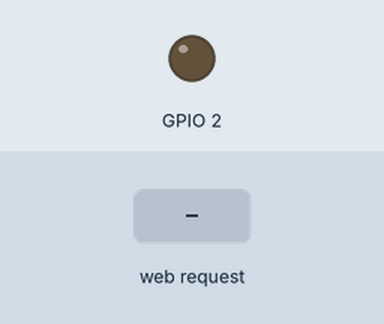
Bench run of a sketch on a simulated ESP8266 (NodeMCU). On the bench: output pins drawn as LEDs (lit = HIGH). Inputs (shaded band) come from the test bench. WiFi joins after 1.5 s; servers stay silent unless stated; what the sketch prints to the serial monitor is not drawn.

Above: at 2.7 s.
2.8 s: HTTP request GET /2/off received
At 4.0 s:
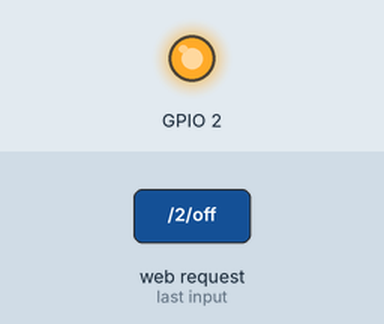
4.3 s: HTTP request GET /2/on received
At 5.1 s:
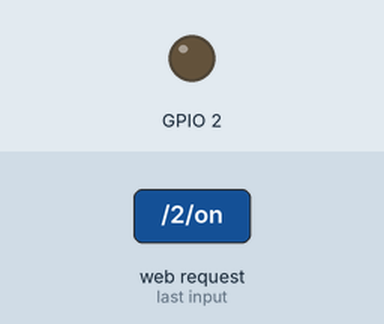
Timing chart, 0 to 7.3 s (numbered marks = the images above; inputs shaded):
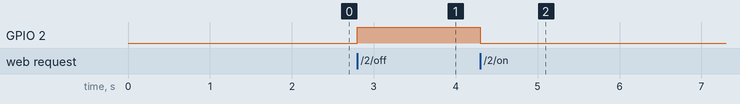

The sketch:

WiFiClient.ino
```cpp
#include <ESP8266WiFi.h>
#include <WiFiClient.h>
#include <ESP8266WebServer.h>


#ifndef STASSID
#define STASSID "<ssid>"
#define STAPSK  "<pass>"
#endif

const char* ssid     = STASSID;
const char* password = STAPSK;

String estadoLed = "off";

ESP8266WebServer server(80);

IPAddress ip(192,168,1,240);
IPAddress gateway(192,168,1,1);
IPAddress netmask(255,255,255,0);

void handleRoot() {

  String content = "<!DOCTYPE html><html>";
        content += "<head><meta name=\"viewport\" content=\"width=device-width, initial-scale=1\">";
        content += "<link rel=\"icon\" href=\"data:,\">";
        content += "<style>html { font-family: Helvetica; display: inline-block; margin: 0px auto; text-align: center;}";
        content += ".button { background-color: #195B6A; border: none; color: white; padding: 16px 40px;";
        content += "text-decoration: none; font-size: 30px; margin: 2px; cursor: pointer;}";
        content += ".button2 {background-color: #77878A;}</style></head>";
        content += "<body><h1> Web Server</h1>";
        content += "<p>LED : " + estadoLed + "</p>";
        if (estadoLed=="off") {
          content += "<p><a href=\"/2/on\"><button class=\"button\">ON</button></a></p>";
        } else {
          content += "<p><a href=\"/2/off\"><button class=\"button button2\">OFF</button></a></p>";
        }
        content += "</body></html>";
  server.send(200, "text/html", content);

}

void enciendeLed() {
  digitalWrite(2, LOW);
  //server.send(200, "text/plain", "Enciendo Led");
  estadoLed = "on";
  server.sendHeader("Location", String("/"), true);
  server.send ( 302, "text/plain", "");
}
void apagaLed() {
  digitalWrite(2, HIGH);
  //server.send(200, "text/plain", "Apago Led");
  estadoLed = "off";
  server.sendHeader("Location", String("/"), true);
  server.send ( 302, "text/plain", "");
}

void handleNotFound() {

  String message = "File Not Found\n\n";
  message += "URI: ";
  message += server.uri();
  message += "\nMethod: ";
  message += (server.method() == HTTP_GET) ? "GET" : "POST";
  message += "\nArguments: ";
  message += server.args();
  message += "\n";
  for (uint8_t i = 0; i < server.args(); i++) {
    message += " " + server.argName(i) + ": " + server.arg(i) + "\n";
  }
  server.send(404, "text/plain", message);

}

void setup() {
  pinMode(2, OUTPUT);
  Serial.begin(115200);

  // We start by connecting to a WiFi network

  Serial.println();
  Serial.println();
  Serial.print("Connecting to ");
  Serial.println(ssid);


  WiFi.mode(WIFI_STA);

  WiFi.begin(ssid, password);
  WiFi.hostname("IoT-Station");
  while (WiFi.status() != WL_CONNECTED) {
    delay(500);
    Serial.print(".");

  }
 // WiFi.config(ip,gateway,netmask) ;

  Serial.println("");
  Serial.println("WiFi connected");
  Serial.println("IP address: ");
  Serial.println(WiFi.localIP());


  server.on("/", handleRoot);
  server.on("/2/on", enciendeLed);
  server.on("/2/off", apagaLed);


  server.onNotFound(handleNotFound);

  server.begin();
  Serial.println("HTTP server started");


}

void loop(void) {
  server.handleClient();
}
```

Measured:
- after the input at 2.8 s, GPIO 2: LOW → HIGH at once
- after the input at 4.3 s, GPIO 2: HIGH → LOW at once
